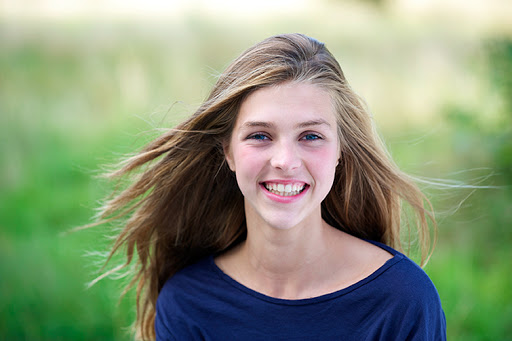
#> input picture face.jpg, 512 x 341 px, given in place of the camera
$ jupyter execute live_sketch.ipynb
#> lines starting #> are read from the running program, lines starting #| are printed output that depends on the picture; after the words box and inside, x2 and y2 are one past the last pixel; in counts of white or black regions, pixels touching at a corner belong together
[cell 1]
import cv2

cap = cv2.VideoCapture(0)

while True:
    ret, frame = cap.read() # Reading the Frame
#> frame is the input picture: shape (341, 512, 3); mean B, G, R 121.4, 149.5, 137.3
    cv2.imshow('Original', frame)
    gray = cv2.cvtColor(frame, cv2.COLOR_BGR2GRAY)# Converting it to GrayScale
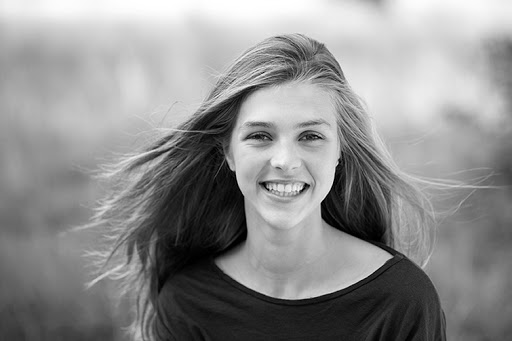
#> gray: shape (341, 512); min 0, max 255, mean 142.6
    blur = cv2.GaussianBlur(gray , (5,5), 0)     #  Blurring
    edge = cv2.Canny(blur, 10, 120)             #   Finding Edges
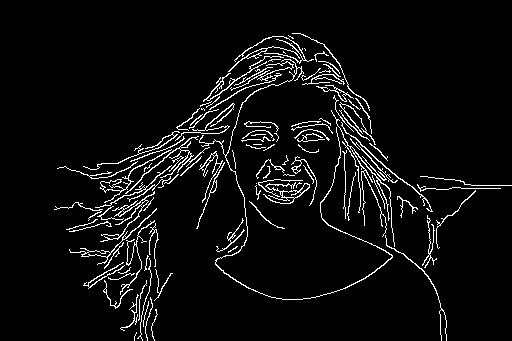
#> edge: shape (341, 512); 5.3% white in thin lines or dots, all inside (x1, y1, x2, y2) = (54, 33, 512, 341)
    ret, thresh = cv2.threshold(edge, 170, 255, cv2.THRESH_BINARY_INV)  # Thresholding
    cv2.imshow('thresh',thresh)

    if cv2.waitKey(33) == 27:
#> (key Esc is pressed here)
        break;
cap.release()
cv2.destroyAllWindows()

$ run again, on full.jpg
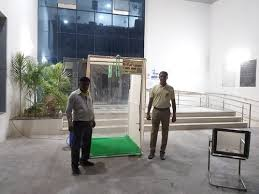
#> input picture full.jpg, 259 x 194 px, given in place of the camera
#> frame is the input picture: shape (194, 259, 3); mean B, G, R 145.9, 147.2, 146.3
#> `blur = cv2.GaussianBlur(gray , (5,5), 0)`:
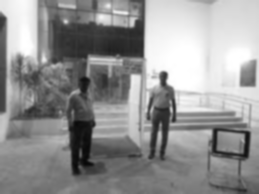
#> blur: shape (194, 259); min 8, max 255, mean 146.8
#> `edge = cv2.Canny(blur, 10, 120)`:
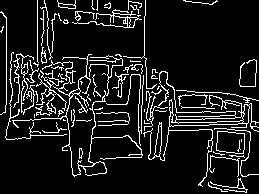
#> edge: shape (194, 259); 11% white in thin lines or dots
#> thresh: shape (194, 259); 89% white; black in thin lines or dots
